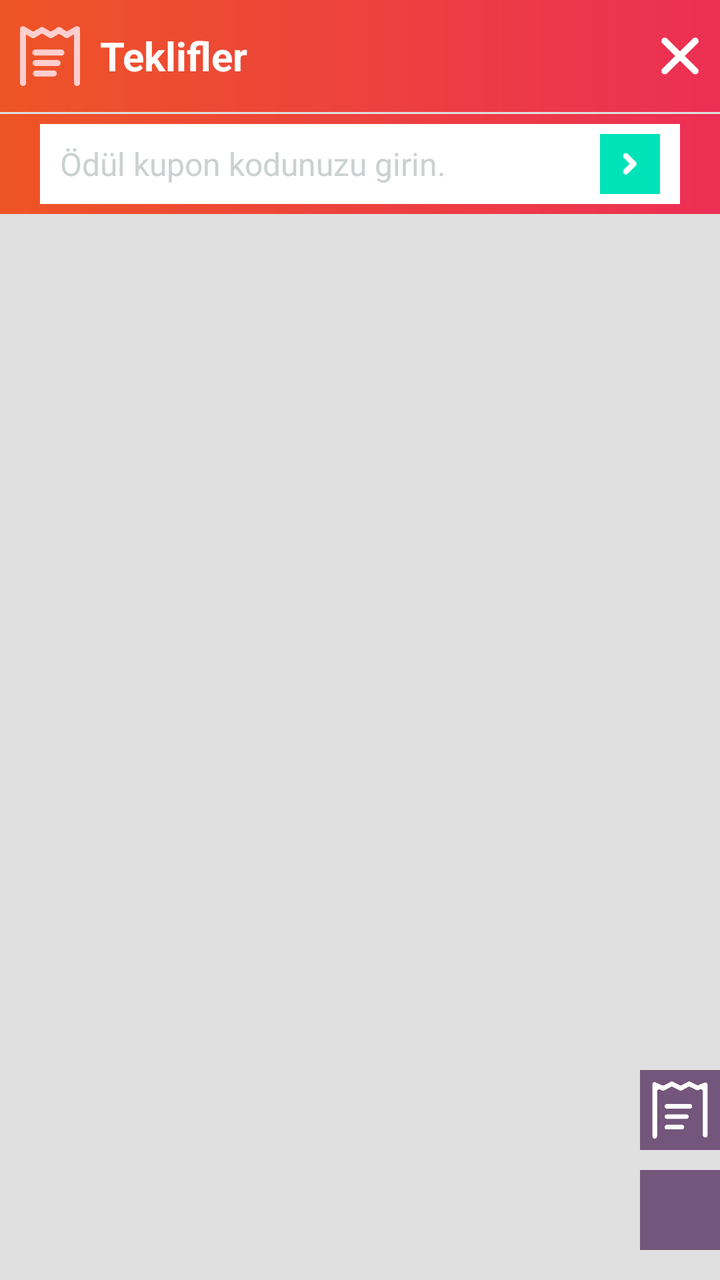
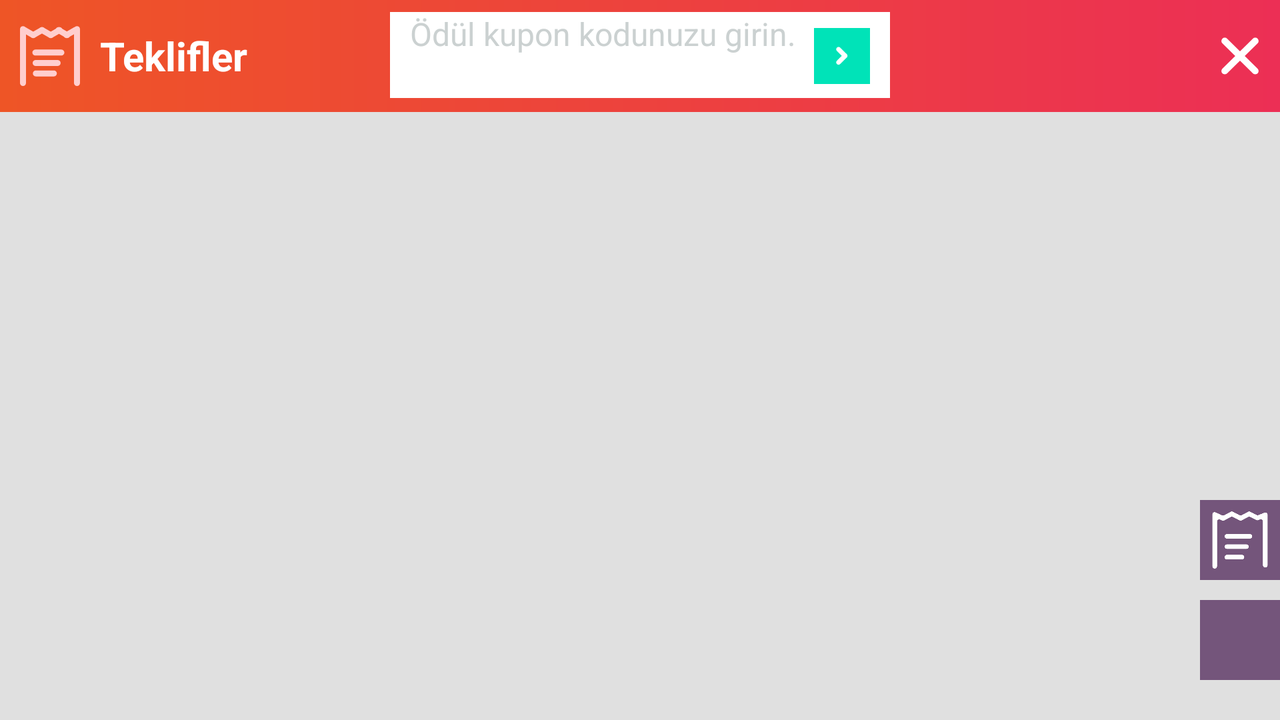

An Android layout and its configuration variant, each rendered on a device that would load it. The default file and the variant file are quoted in full after the pictures.
<!-- AndroidManifest.xml: fallback theme Theme.MaterialComponents.DayNight.NoActionBar -->
<!-- res/layout/qumpara_offerwall_rv_main_screen.xml -->
<?xml version="1.0" encoding="utf-8"?>
<RelativeLayout xmlns:android="http://schemas.android.com/apk/res/android" xmlns:app="http://schemas.android.com/apk/res-auto" xmlns:aapt="http://schemas.android.com/aapt" android:background="@color/QumparaOfferwallBackground" android:layout_width="match_parent" android:layout_height="match_parent">
    <RelativeLayout android:id="@+id/qumparaToolbar" android:background="@drawable/qumpara_offerwall_gradient_background" android:layout_width="match_parent" android:layout_height="@dimen/QumparaToolbarSize">
        <ImageView android:id="@+id/icon_image" android:layout_width="30dp" android:layout_height="wrap_content" android:layout_marginLeft="10dp" android:layout_marginRight="10dp" android:src="@drawable/qumpara_offerwall_icon_gray"/>
        <TextView android:textSize="20sp" android:textStyle="bold" android:textColor="@color/QumparaOfferwallTitleColor" android:id="@+id/toolbarText" android:layout_width="wrap_content" android:layout_height="wrap_content" android:text="@string/offers_lows" android:layout_toRightOf="@+id/icon_image" android:layout_centerInParent="true"/>
        <ImageView android:id="@+id/closeIcon" android:layout_width="@dimen/QumparaCloseIconSize" android:layout_height="@dimen/QumparaCloseIconSize" android:layout_marginRight="10dp" android:src="@drawable/qumpara_offerwall_close_white" android:layout_alignParentRight="true" android:layout_centerVertical="true"/>
    </RelativeLayout>
    <View android:background="@color/QumparaOfferwallGrayLine" android:layout_width="match_parent" android:layout_height="1dp" android:layout_below="@+id/qumparaToolbar"/>
    <RelativeLayout android:id="@+id/qumparaRedeemCodeBar" android:background="@drawable/qumpara_offerwall_gradient_background" android:paddingTop="5dp" android:paddingBottom="5dp" android:layout_width="match_parent" android:layout_height="wrap_content" android:layout_marginTop="1dp" android:layout_below="@+id/qumparaToolbar">
        <EditText android:textSize="16sp" android:textStyle="normal" android:textColor="@color/QumparaOfferwallBlack" android:textColorHint="@color/QumparaOfferwallGrayHintColor" android:gravity="center_vertical" android:id="@+id/code_edittext" android:background="@color/QumparaOfferwallWhite" android:paddingLeft="10dp" android:paddingRight="10dp" android:layout_width="match_parent" android:layout_height="40dp" android:layout_marginLeft="20dp" android:layout_marginRight="20dp" android:hint="@string/qumpara_enter_coupon_code" android:cursorVisible="true" android:maxLines="1" android:layout_centerVertical="true" android:inputType="text" android:imeOptions="actionDone" android:textCursorDrawable="@null"/>
        <ImageView android:textSize="16sp" android:textStyle="bold" android:textColor="@color/QumparaOfferwallWhite" android:gravity="center" android:id="@+id/send_code_button" android:background="@color/QumparaOfferwallButtonColor" android:padding="9dp" android:layout_width="30dp" android:layout_height="30dp" android:layout_marginRight="10dp" android:src="@drawable/qumpara_offerwall_greater_than" android:layout_alignRight="@+id/code_edittext" android:layout_centerVertical="true"/>
    </RelativeLayout>
    <androidx.recyclerview.widget.RecyclerView android:id="@+id/offerwall_recyclerview" android:layout_width="match_parent" android:layout_height="match_parent" android:layout_below="@+id/qumparaRedeemCodeBar"/>
    <LinearLayout android:gravity="center" android:orientation="horizontal" android:id="@+id/qumparaHelpLayout" android:background="@color/QumparaOfferwallInfoPurple" android:layout_width="40dp" android:layout_height="40dp" android:layout_marginBottom="15dp" android:layout_alignParentRight="true" android:layout_alignParentBottom="true">
        <ImageView android:id="@+id/helpIcon" android:layout_width="30dp" android:layout_height="30dp" android:src="@drawable/qumpara_offerwall_help_icon"/>
    </LinearLayout>
    <LinearLayout android:gravity="center" android:orientation="horizontal" android:id="@+id/qumparaStoreLayout" android:background="@color/QumparaOfferwallInfoPurple" android:layout_width="40dp" android:layout_height="40dp" android:layout_marginBottom="10dp" android:layout_above="@+id/qumparaHelpLayout" android:layout_alignParentRight="true">
        <ImageView android:layout_gravity="center" android:id="@+id/qumparaIcon" android:layout_width="30dp" android:layout_height="30dp" android:src="@drawable/qumpara_offerwall_icon_white"/>
    </LinearLayout>
</RelativeLayout>
<!-- resources referenced by this layout -->
<resources>
  <color name="QumparaOfferwallBackground">#e0e0e0</color>
  <color name="QumparaOfferwallBlack">#000000</color>
  <color name="QumparaOfferwallButtonColor">#00e3b8</color>
  <color name="QumparaOfferwallGrayHintColor">#cbd1d1</color>
  <color name="QumparaOfferwallGrayLine">#dedede</color>
  <color name="QumparaOfferwallInfoPurple">#74557b</color>
  <color name="QumparaOfferwallTitleColor">#ffffff</color>
  <color name="QumparaOfferwallWhite">#ffffff</color>
  <dimen name="QumparaCloseIconSize">20dp</dimen>
  <dimen name="QumparaToolbarSize">56dp</dimen>
  <!-- drawable qumpara_offerwall_close_white: png bitmap (drawable, 735 bytes) -->
  <!-- drawable qumpara_offerwall_gradient_background (drawable) -->
  <?xml version="1.0" encoding="utf-8"?>
  <shape xmlns:android="http://schemas.android.com/apk/res/android" xmlns:app="http://schemas.android.com/apk/res-auto" xmlns:aapt="http://schemas.android.com/aapt">
      <gradient android:startColor="@color/QumparaOfferwallToolbarStartBackground" android:endColor="@color/QumparaOfferwallToolbarBackground" android:angle="0" android:type="linear"/>
  </shape>
  <!-- drawable qumpara_offerwall_greater_than: png bitmap (drawable, 252 bytes) -->
  <!-- drawable qumpara_offerwall_icon_gray: png bitmap (drawable, 1007 bytes) -->
  <!-- drawable qumpara_offerwall_icon_white: png bitmap (drawable, 4482 bytes) -->
  <string name="offers_lows">Teklifler</string>
  <string name="qumpara_enter_coupon_code">Ödül kupon kodunuzu girin.</string>
  <color name="QumparaOfferwallToolbarStartBackground">#ee5526</color>
  <color name="QumparaOfferwallToolbarBackground">#ec2f55</color>
</resources>
<!-- res/layout-land/qumpara_offerwall_rv_main_screen.xml (the repository's variant of the layout above) -->
<!-- drawn on the phone turned sideways -->
<?xml version="1.0" encoding="utf-8"?>
<RelativeLayout xmlns:android="http://schemas.android.com/apk/res/android" xmlns:app="http://schemas.android.com/apk/res-auto" xmlns:aapt="http://schemas.android.com/aapt" android:background="@color/QumparaOfferwallBackground" android:layout_width="match_parent" android:layout_height="match_parent">
    <RelativeLayout android:id="@+id/qumparaToolbar" android:background="@drawable/qumpara_offerwall_gradient_background" android:layout_width="match_parent" android:layout_height="@dimen/QumparaToolbarSize">
        <ImageView android:id="@+id/icon_image" android:layout_width="30dp" android:layout_height="wrap_content" android:layout_marginLeft="10dp" android:layout_marginRight="10dp" android:src="@drawable/qumpara_offerwall_icon_gray"/>
        <TextView android:textSize="20sp" android:textStyle="bold" android:textColor="@color/QumparaOfferwallTitleColor" android:id="@+id/toolbarText" android:layout_width="wrap_content" android:layout_height="wrap_content" android:text="@string/offers_lows" android:layout_toRightOf="@+id/icon_image" android:layout_centerInParent="true"/>
        <EditText android:textSize="16sp" android:textStyle="normal" android:textColor="@color/QumparaOfferwallBlack" android:textColorHint="@color/QumparaOfferwallGrayHintColor" android:id="@+id/code_edittext" android:background="@color/QumparaOfferwallWhite" android:paddingLeft="10dp" android:paddingRight="10dp" android:layout_width="250dp" android:layout_height="43dp" android:layout_marginTop="6dp" android:hint="@string/qumpara_enter_coupon_code" android:cursorVisible="true" android:maxLines="1" android:layout_centerHorizontal="true" android:inputType="text" android:imeOptions="actionDone" android:textCursorDrawable="@null"/>
        <ImageView android:textSize="16sp" android:textStyle="bold" android:textColor="@color/QumparaOfferwallWhite" android:gravity="center" android:id="@+id/send_code_button" android:background="@color/QumparaOfferwallButtonColor" android:padding="9dp" android:layout_width="28dp" android:layout_height="28dp" android:layout_marginTop="14dp" android:layout_marginRight="10dp" android:src="@drawable/qumpara_offerwall_greater_than" android:layout_alignRight="@+id/code_edittext"/>
        <ImageView android:id="@+id/closeIcon" android:layout_width="@dimen/QumparaCloseIconSize" android:layout_height="@dimen/QumparaCloseIconSize" android:layout_marginRight="10dp" android:src="@drawable/qumpara_offerwall_close_white" android:layout_alignParentRight="true" android:layout_centerVertical="true"/>
    </RelativeLayout>
    <androidx.recyclerview.widget.RecyclerView android:id="@+id/offerwall_recyclerview" android:layout_width="match_parent" android:layout_height="match_parent" android:layout_below="@+id/qumparaToolbar"/>
    <LinearLayout android:gravity="center" android:orientation="horizontal" android:id="@+id/qumparaHelpLayout" android:background="@color/QumparaOfferwallInfoPurple" android:layout_width="40dp" android:layout_height="40dp" android:layout_marginBottom="20dp" android:layout_alignParentRight="true" android:layout_alignParentBottom="true">
        <ImageView android:id="@+id/helpIcon" android:layout_width="30dp" android:layout_height="30dp" android:src="@drawable/qumpara_offerwall_help_icon"/>
    </LinearLayout>
    <LinearLayout android:gravity="center" android:orientation="horizontal" android:id="@+id/qumparaStoreLayout" android:background="@color/QumparaOfferwallInfoPurple" android:layout_width="40dp" android:layout_height="40dp" android:layout_marginBottom="10dp" android:layout_above="@+id/qumparaHelpLayout" android:layout_alignParentRight="true">
        <ImageView android:layout_gravity="center" android:id="@+id/qumparaIcon" android:layout_width="30dp" android:layout_height="30dp" android:src="@drawable/qumpara_offerwall_icon_white"/>
    </LinearLayout>
</RelativeLayout>
<!-- resources referenced by the variant -->
<!-- as the phone turned sideways resolves them -->
<resources>
  <color name="QumparaOfferwallBackground">#e0e0e0</color>
  <color name="QumparaOfferwallBlack">#000000</color>
  <color name="QumparaOfferwallButtonColor">#00e3b8</color>
  <color name="QumparaOfferwallGrayHintColor">#cbd1d1</color>
  <color name="QumparaOfferwallInfoPurple">#74557b</color>
  <color name="QumparaOfferwallTitleColor">#ffffff</color>
  <color name="QumparaOfferwallWhite">#ffffff</color>
  <dimen name="QumparaCloseIconSize">20dp</dimen>
  <dimen name="QumparaToolbarSize">56dp</dimen>
  <!-- drawable qumpara_offerwall_close_white: png bitmap (drawable, 735 bytes) -->
  <!-- drawable qumpara_offerwall_gradient_background (drawable) -->
  <?xml version="1.0" encoding="utf-8"?>
  <shape xmlns:android="http://schemas.android.com/apk/res/android" xmlns:app="http://schemas.android.com/apk/res-auto" xmlns:aapt="http://schemas.android.com/aapt">
      <gradient android:startColor="@color/QumparaOfferwallToolbarStartBackground" android:endColor="@color/QumparaOfferwallToolbarBackground" android:angle="0" android:type="linear"/>
  </shape>
  <!-- drawable qumpara_offerwall_greater_than: png bitmap (drawable, 252 bytes) -->
  <!-- drawable qumpara_offerwall_icon_gray: png bitmap (drawable, 1007 bytes) -->
  <!-- drawable qumpara_offerwall_icon_white: png bitmap (drawable, 4482 bytes) -->
  <string name="offers_lows">Teklifler</string>
  <string name="qumpara_enter_coupon_code">Ödül kupon kodunuzu girin.</string>
  <color name="QumparaOfferwallToolbarStartBackground">#ee5526</color>
  <color name="QumparaOfferwallToolbarBackground">#ec2f55</color>
</resources>
